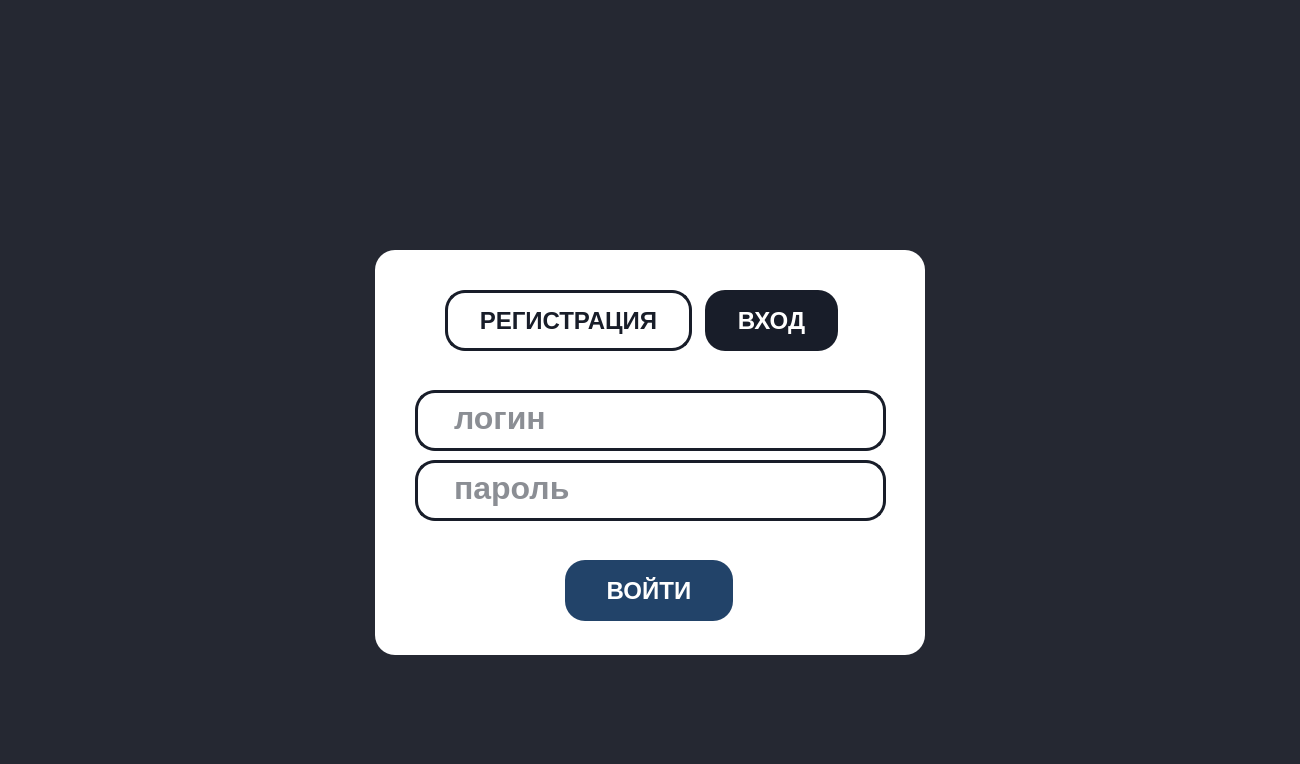
<?xml version="1.0" encoding="UTF-8"?>
<ui version="4.0">
 <class>MainWindow</class>
 <widget class="QMainWindow" name="MainWindow">
  <property name="geometry">
   <rect>
    <x>0</x>
    <y>0</y>
    <width>1300</width>
    <height>764</height>
   </rect>
  </property>
  <property name="windowTitle">
   <string>MainWindow</string>
  </property>
  <property name="styleSheet">
   <string notr="true">background-color: #252832;</string>
  </property>
  <widget class="QWidget" name="centralwidget">
   <property name="styleSheet">
    <string notr="true">display: flex;
justify-content: center;</string>
   </property>
   <widget class="QLabel" name="label">
    <property name="geometry">
     <rect>
      <x>465</x>
      <y>101</y>
      <width>370</width>
      <height>121</height>
     </rect>
    </property>
    <property name="styleSheet">
     <string notr="true">background-image: url(./images/logo.png);
background-color: transparent;
background-repeat: no-repeat;
background-position: center;</string>
    </property>
    <property name="text">
     <string/>
    </property>
   </widget>
   <widget class="QWidget" name="widget" native="true">
    <property name="geometry">
     <rect>
      <x>375</x>
      <y>250</y>
      <width>550</width>
      <height>405</height>
     </rect>
    </property>
    <property name="styleSheet">
     <string notr="true">background-color: #fff;
border-radius: 20px;</string>
    </property>
    <widget class="QPushButton" name="registration_button">
     <property name="geometry">
      <rect>
       <x>70</x>
       <y>40</y>
       <width>247</width>
       <height>61</height>
      </rect>
     </property>
     <property name="styleSheet">
      <string notr="true">background-color: #fff;
color: #181D29;
border: 3px solid #181D29;
font-size: 24px;
font-weight: 600;
cursor: pointer;</string>
     </property>
     <property name="text">
      <string>РЕГИСТРАЦИЯ</string>
     </property>
    </widget>
    <widget class="QPushButton" name="login_button">
     <property name="geometry">
      <rect>
       <x>330</x>
       <y>40</y>
       <width>133</width>
       <height>61</height>
      </rect>
     </property>
     <property name="font">
      <font>
       <pointsize>-1</pointsize>
       <weight>75</weight>
       <bold>true</bold>
      </font>
     </property>
     <property name="styleSheet">
      <string notr="true">background-color: #181D29;
color: #fff;
font-size: 24px;
font-weight: 600;
cursor: pointer;</string>
     </property>
     <property name="text">
      <string>ВХОД</string>
     </property>
    </widget>
    <widget class="QLineEdit" name="login">
     <property name="geometry">
      <rect>
       <x>40</x>
       <y>140</y>
       <width>471</width>
       <height>61</height>
      </rect>
     </property>
     <property name="styleSheet">
      <string notr="true">background-color: #fff;
border: 3px solid #181D29;
border-radius: 20px;
color: #181D29;
font-size: 32px;
font-weight: 600;
padding: 0 34px;
padding-bottom: 6px;
text-transform: lowercase;</string>
     </property>
     <property name="text">
      <string/>
     </property>
     <property name="placeholderText">
      <string>логин</string>
     </property>
    </widget>
    <widget class="QLineEdit" name="password">
     <property name="geometry">
      <rect>
       <x>40</x>
       <y>210</y>
       <width>471</width>
       <height>61</height>
      </rect>
     </property>
     <property name="styleSheet">
      <string notr="true">background-color: #fff;
border: 3px solid #181D29;
border-radius: 20px;
color: #181D29;
font-size: 32px;
font-weight: 600;
padding: 0 34px;
padding-bottom: 6px;
text-transform: lowercase;</string>
     </property>
     <property name="text">
      <string/>
     </property>
     <property name="placeholderText">
      <string>пароль</string>
     </property>
    </widget>
    <widget class="QPushButton" name="result_login">
     <property name="geometry">
      <rect>
       <x>190</x>
       <y>310</y>
       <width>168</width>
       <height>61</height>
      </rect>
     </property>
     <property name="styleSheet">
      <string notr="true">background-color: #224369;
color: #fff;
font-size: 24px;
font-weight: 600;
cursor: pointer;</string>
     </property>
     <property name="text">
      <string>ВОЙТИ</string>
     </property>
    </widget>
    <widget class="QLabel" name="error">
     <property name="geometry">
      <rect>
       <x>60</x>
       <y>280</y>
       <width>431</width>
       <height>16</height>
      </rect>
     </property>
     <property name="styleSheet">
      <string notr="true">color: red</string>
     </property>
     <property name="text">
      <string/>
     </property>
    </widget>
   </widget>
  </widget>
  <widget class="QMenuBar" name="menubar">
   <property name="geometry">
    <rect>
     <x>0</x>
     <y>0</y>
     <width>1300</width>
     <height>24</height>
    </rect>
   </property>
  </widget>
  <widget class="QStatusBar" name="statusbar"/>
 </widget>
 <resources>
  <include location="../../../Downloads/logo.qrc"/>
 </resources>
 <connections/>
</ui>
